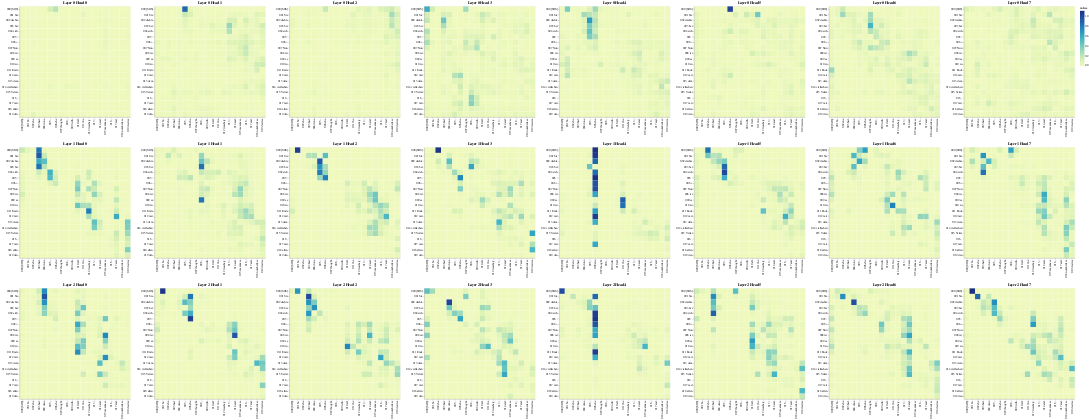

Here is the notebook cell this chart was saved with:
### Code cell
#cross-attention
get_all_attention_maps("encoder-decoder", layers, heads, encoder_input_tokens, decoder_input_tokens, min(20,sentence_len))

### Figure 1 — Vega-Lite specification as saved in the notebook (floating-point values rounded to 4 significant figures; data arrays with more than 128 entries replaced by an {"elided": "..."} marker saying what was removed)
{"config": {"view": {"continuousWidth": 300, "continuousHeight": 300}}, "vconcat": [{"hconcat": [{"data": {"name": "data-303a1cc73843c2d16031493a1d20a062"}, "mark": {"type": "rect"}, "encoding": {"color": {"field": "value", "type": "quantitative"}, "tooltip": [{"field": "row", "type": "quantitative"}, {"field": "column", "type": "quantitative"}, {"field": "value", "type": "quantitative"}, {"field": "row_token", "type": "nominal"}, {"field": "col_token", "type": "nominal"}], "x": {"axis": {"title": ""}, "field": "col_token", "type": "nominal"}, "y": {"axis": {"title": ""}, "field": "row_token", "type": "nominal"}}, "height": 400, "name": "view_121", "title": "Layer 0 Head 0", "width": 400}, {"data": {"name": "data-8d77e3ee79044bd959fd0429968d3a3b"}, "mark": {"type": "rect"}, "encoding": {"color": {"field": "value", "type": "quantitative"}, "tooltip": [{"field": "row", "type": "quantitative"}, {"field": "column", "type": "quantitative"}, {"field": "value", "type": "quantitative"}, {"field": "row_token", "type": "nominal"}, {"field": "col_token", "type": "nominal"}], "x": {"axis": {"title": ""}, "field": "col_token", "type": "nominal"}, "y": {"axis": {"title": ""}, "field": "row_token", "type": "nominal"}}, "height": 400, "name": "view_122", "title": "Layer 0 Head 1", "width": 400}, {"data": {"name": "data-8774c09b46b3edd4b46f601de00dad7b"}, "mark": {"type": "rect"}, "encoding": {"color": {"field": "value", "type": "quantitative"}, "tooltip": [{"field": "row", "type": "quantitative"}, {"field": "column", "type": "quantitative"}, {"field": "value", "type": "quantitative"}, {"field": "row_token", "type": "nominal"}, {"field": "col_token", "type": "nominal"}], "x": {"axis": {"title": ""}, "field": "col_token", "type": "nominal"}, "y": {"axis": {"title": ""}, "field": "row_token", "type": "nominal"}}, "height": 400, "name": "view_123", "title": "Layer 0 Head 2", "width": 400}, {"data": {"name": "data-40fb5989cc57abea647ba1047aba96a5"}, "mark": {"type": "rect"}, "encoding": {"color": {"field": "value", "type": "quantitative"}, "tooltip": [{"field": "row", "type": "quantitative"}, {"field": "column", "type": "quantitative"}, {"field": "value", "type": "quantitative"}, {"field": "row_token", "type": "nominal"}, {"field": "col_token", "type": "nominal"}], "x": {"axis": {"title": ""}, "field": "col_token", "type": "nominal"}, "y": {"axis": {"title": ""}, "field": "row_token", "type": "nominal"}}, "height": 400, "name": "view_124", "title": "Layer 0 Head 3", "width": 400}, {"data": {"name": "data-4ebb685d948673cfd8e317758441935c"}, "mark": {"type": "rect"}, "encoding": {"color": {"field": "value", "type": "quantitative"}, "tooltip": [{"field": "row", "type": "quantitative"}, {"field": "column", "type": "quantitative"}, {"field": "value", "type": "quantitative"}, {"field": "row_token", "type": "nominal"}, {"field": "col_token", "type": "nominal"}], "x": {"axis": {"title": ""}, "field": "col_token", "type": "nominal"}, "y": {"axis": {"title": ""}, "field": "row_token", "type": "nominal"}}, "height": 400, "name": "view_125", "title": "Layer 0 Head 4", "width": 400}, {"data": {"name": "data-0a053bf0d7e1d8b9e729db2d5118f8c3"}, "mark": {"type": "rect"}, "encoding": {"color": {"field": "value", "type": "quantitative"}, "tooltip": [{"field": "row", "type": "quantitative"}, {"field": "column", "type": "quantitative"}, {"field": "value", "type": "quantitative"}, {"field": "row_token", "type": "nominal"}, {"field": "col_token", "type": "nominal"}], "x": {"axis": {"title": ""}, "field": "col_token", "type": "nominal"}, "y": {"axis": {"title": ""}, "field": "row_token", "type": "nominal"}}, "height": 400, "name": "view_126", "title": "Layer 0 Head 5", "width": 400}, {"data": {"name": "data-f33cb4b293f6daad4c7ff337bca595a4"}, "mark": {"type": "rect"}, "encoding": {"color": {"field": "value", "type": "quantitative"}, "tooltip": [{"field": "row", "type": "quantitative"}, {"field": "column", "type": "quantitative"}, {"field": "value", "type": "quantitative"}, {"field": "row_token", "type": "nominal"}, {"field": "col_token", "type": "nominal"}], "x": {"axis": {"title": ""}, "field": "col_token", "type": "nominal"}, "y": {"axis": {"title": ""}, "field": "row_token", "type": "nominal"}}, "height": 400, "name": "view_127", "title": "Layer 0 Head 6", "width": 400}, {"data": {"name": "data-a2c9bffbaf490f34bd7f5681bba40c06"}, "mark": {"type": "rect"}, "encoding": {"color": {"field": "value", "type": "quantitative"}, "tooltip": [{"field": "row", "type": "quantitative"}, {"field": "column", "type": "quantitative"}, {"field": "value", "type": "quantitative"}, {"field": "row_token", "type": "nominal"}, {"field": "col_token", "type": "nominal"}], "x": {"axis": {"title": ""}, "field": "col_token", "type": "nominal"}, "y": {"axis": {"title": ""}, "field": "row_token", "type": "nominal"}}, "height": 400, "name": "view_128", "title": "Layer 0 Head 7", "width": 400}]}, {"hconcat": [{"data": {"name": "data-ad6687b9d4a0cdbedaeea59302ec1492"}, "mark": {"type": "rect"}, "encoding": {"color": {"field": "value", "type": "quantitative"}, "tooltip": [{"field": "row", "type": "quantitative"}, {"field": "column", "type": "quantitative"}, {"field": "value", "type": "quantitative"}, {"field": "row_token", "type": "nominal"}, {"field": "col_token", "type": "nominal"}], "x": {"axis": {"title": ""}, "field": "col_token", "type": "nominal"}, "y": {"axis": {"title": ""}, "field": "row_token", "type": "nominal"}}, "height": 400, "name": "view_129", "title": "Layer 1 Head 0", "width": 400}, {"data": {"name": "data-683a67f6947eeb86d7578706e5afaafc"}, "mark": {"type": "rect"}, "encoding": {"color": {"field": "value", "type": "quantitative"}, "tooltip": [{"field": "row", "type": "quantitative"}, {"field": "column", "type": "quantitative"}, {"field": "value", "type": "quantitative"}, {"field": "row_token", "type": "nominal"}, {"field": "col_token", "type": "nominal"}], "x": {"axis": {"title": ""}, "field": "col_token", "type": "nominal"}, "y": {"axis": {"title": ""}, "field": "row_token", "type": "nominal"}}, "height": 400, "name": "view_130", "title": "Layer 1 Head 1", "width": 400}, {"data": {"name": "data-2be487a6fafccaf43e3706e7bf439e89"}, "mark": {"type": "rect"}, "encoding": {"color": {"field": "value", "type": "quantitative"}, "tooltip": [{"field": "row", "type": "quantitative"}, {"field": "column", "type": "quantitative"}, {"field": "value", "type": "quantitative"}, {"field": "row_token", "type": "nominal"}, {"field": "col_token", "type": "nominal"}], "x": {"axis": {"title": ""}, "field": "col_token", "type": "nominal"}, "y": {"axis": {"title": ""}, "field": "row_token", "type": "nominal"}}, "height": 400, "name": "view_131", "title": "Layer 1 Head 2", "width": 400}, {"data": {"name": "data-54be80eff04519c09d625f5247d7f62a"}, "mark": {"type": "rect"}, "encoding": {"color": {"field": "value", "type": "quantitative"}, "tooltip": [{"field": "row", "type": "quantitative"}, {"field": "column", "type": "quantitative"}, {"field": "value", "type": "quantitative"}, {"field": "row_token", "type": "nominal"}, {"field": "col_token", "type": "nominal"}], "x": {"axis": {"title": ""}, "field": "col_token", "type": "nominal"}, "y": {"axis": {"title": ""}, "field": "row_token", "type": "nominal"}}, "height": 400, "name": "view_132", "title": "Layer 1 Head 3", "width": 400}, {"data": {"name": "data-36cab2ea694a547354ca4793b22bf136"}, "mark": {"type": "rect"}, "encoding": {"color": {"field": "value", "type": "quantitative"}, "tooltip": [{"field": "row", "type": "quantitative"}, {"field": "column", "type": "quantitative"}, {"field": "value", "type": "quantitative"}, {"field": "row_token", "type": "nominal"}, {"field": "col_token", "type": "nominal"}], "x": {"axis": {"title": ""}, "field": "col_token", "type": "nominal"}, "y": {"axis": {"title": ""}, "field": "row_token", "type": "nominal"}}, "height": 400, "name": "view_133", "title": "Layer 1 Head 4", "width": 400}, {"data": {"name": "data-c583f013ea76d7d171c0122b9f92fb72"}, "mark": {"type": "rect"}, "encoding": {"color": {"field": "value", "type": "quantitative"}, "tooltip": [{"field": "row", "type": "quantitative"}, {"field": "column", "type": "quantitative"}, {"field": "value", "type": "quantitative"}, {"field": "row_token", "type": "nominal"}, {"field": "col_token", "type": "nominal"}], "x": {"axis": {"title": ""}, "field": "col_token", "type": "nominal"}, "y": {"axis": {"title": ""}, "field": "row_token", "type": "nominal"}}, "height": 400, "name": "view_134", "title": "Layer 1 Head 5", "width": 400}, {"data": {"name": "data-6eff504bdb9aa628978ec3ce4373edd6"}, "mark": {"type": "rect"}, "encoding": {"color": {"field": "value", "type": "quantitative"}, "tooltip": [{"field": "row", "type": "quantitative"}, {"field": "column", "type": "quantitative"}, {"field": "value", "type": "quantitative"}, {"field": "row_token", "type": "nominal"}, {"field": "col_token", "type": "nominal"}], "x": {"axis": {"title": ""}, "field": "col_token", "type": "nominal"}, "y": {"axis": {"title": ""}, "field": "row_token", "type": "nominal"}}, "height": 400, "name": "view_135", "title": "Layer 1 Head 6", "width": 400}, {"data": {"name": "data-d1f6acc8082e168b68251eec5cff9301"}, "mark": {"type": "rect"}, "encoding": {"color": {"field": "value", "type": "quantitative"}, "tooltip": [{"field": "row", "type": "quantitative"}, {"field": "column", "type": "quantitative"}, {"field": "value", "type": "quantitative"}, {"field": "row_token", "type": "nominal"}, {"field": "col_token", "type": "nominal"}], "x": {"axis": {"title": ""}, "field": "col_token", "type": "nominal"}, "y": {"axis": {"title": ""}, "field": "row_token", "type": "nominal"}}, "height": 400, "name": "view_136", "title": "Layer 1 Head 7", "width": 400}]}, {"hconcat": [{"data": {"name": "data-10a4ab7f5fa77ec81d368b9f6243a29f"}, "mark": {"type": "rect"}, "encoding": {"color": {"field": "value", "type": "quantitative"}, "tooltip": [{"field": "row", "type": "quantitative"}, {"field": "column", "type": "quantitative"}, {"field": "value", "type": "quantitative"}, {"field": "row_token", "type": "nominal"}, {"field": "col_token", "type": "nominal"}], "x": {"axis": {"title": ""}, "field": "col_token", "type": "nominal"}, "y": {"axis": {"title": ""}, "field": "row_token", "type": "nominal"}}, "height": 400, "name": "view_137", "title": "Layer 2 Head 0", "width": 400}, {"data": {"name": "data-4f8d046bc4b079d5361518d7b945bd9a"}, "mark": {"type": "rect"}, "encoding": {"color": {"field": "value", "type": "quantitative"}, "tooltip": [{"field": "row", "type": "quantitative"}, {"field": "column", "type": "quantitative"}, {"field": "value", "type": "quantitative"}, {"field": "row_token", "type": "nominal"}, {"field": "col_token", "type": "nominal"}], "x": {"axis": {"title": ""}, "field": "col_token", "type": "nominal"}, "y": {"axis": {"title": ""}, "field": "row_token", "type": "nominal"}}, "height": 400, "name": "view_138", "title": "Layer 2 Head 1", "width": 400}, {"data": {"name": "data-45f925e254c831292521716e432bca55"}, "mark": {"type": "rect"}, "encoding": {"color": {"field": "value", "type": "quantitative"}, "tooltip": [{"field": "row", "type": "quantitative"}, {"field": "column", "type": "quantitative"}, {"field": "value", "type": "quantitative"}, {"field": "row_token", "type": "nominal"}, {"field": "col_token", "type": "nominal"}], "x": {"axis": {"title": ""}, "field": "col_token", "type": "nominal"}, "y": {"axis": {"title": ""}, "field": "row_token", "type": "nominal"}}, "height": 400, "name": "view_139", "title": "Layer 2 Head 2", "width": 400}, {"data": {"name": "data-82e0944ac0439a889c7cee5ed1d33858"}, "mark": {"type": "rect"}, "encoding": {"color": {"field": "value", "type": "quantitative"}, "tooltip": [{"field": "row", "type": "quantitative"}, {"field": "column", "type": "quantitative"}, {"field": "value", "type": "quantitative"}, {"field": "row_token", "type": "nominal"}, {"field": "col_token", "type": "nominal"}], "x": {"axis": {"title": ""}, "field": "col_token", "type": "nominal"}, "y": {"axis": {"title": ""}, "field": "row_token", "type": "nominal"}}, "height": 400, "name": "view_140", "title": "Layer 2 Head 3", "width": 400}, {"data": {"name": "data-1845a6fbaa563ea6aadfa487641e3e18"}, "mark": {"type": "rect"}, "encoding": {"color": {"field": "value", "type": "quantitative"}, "tooltip": [{"field": "row", "type": "quantitative"}, {"field": "column", "type": "quantitative"}, {"field": "value", "type": "quantitative"}, {"field": "row_token", "type": "nominal"}, {"field": "col_token", "type": "nominal"}], "x": {"axis": {"title": ""}, "field": "col_token", "type": "nominal"}, "y": {"axis": {"title": ""}, "field": "row_token", "type": "nominal"}}, "height": 400, "name": "view_141", "title": "Layer 2 Head 4", "width": 400}, {"data": {"name": "data-d75ca5dfd9d5bf06f465efeb441383e9"}, "mark": {"type": "rect"}, "encoding": {"color": {"field": "value", "type": "quantitative"}, "tooltip": [{"field": "row", "type": "quantitative"}, {"field": "column", "type": "quantitative"}, {"field": "value", "type": "quantitative"}, {"field": "row_token", "type": "nominal"}, {"field": "col_token", "type": "nominal"}], "x": {"axis": {"title": ""}, "field": "col_token", "type": "nominal"}, "y": {"axis": {"title": ""}, "field": "row_token", "type": "nominal"}}, "height": 400, "name": "view_142", "title": "Layer 2 Head 5", "width": 400}, {"data": {"name": "data-6d1ed984d26ba32ac6bdb0ade97abafa"}, "mark": {"type": "rect"}, "encoding": {"color": {"field": "value", "type": "quantitative"}, "tooltip": [{"field": "row", "type": "quantitative"}, {"field": "column", "type": "quantitative"}, {"field": "value", "type": "quantitative"}, {"field": "row_token", "type": "nominal"}, {"field": "col_token", "type": "nominal"}], "x": {"axis": {"title": ""}, "field": "col_token", "type": "nominal"}, "y": {"axis": {"title": ""}, "field": "row_token", "type": "nominal"}}, "height": 400, "name": "view_143", "title": "Layer 2 Head 6", "width": 400}, {"data": {"name": "data-b1099bb4bede3a3c8b40a5c472314747"}, "mark": {"type": "rect"}, "encoding": {"color": {"field": "value", "type": "quantitative"}, "tooltip": [{"field": "row", "type": "quantitative"}, {"field": "column", "type": "quantitative"}, {"field": "value", "type": "quantitative"}, {"field": "row_token", "type": "nominal"}, {"field": "col_token", "type": "nominal"}], "x": {"axis": {"title": ""}, "field": "col_token", "type": "nominal"}, "y": {"axis": {"title": ""}, "field": "row_token", "type": "nominal"}}, "height": 400, "name": "view_144", "title": "Layer 2 Head 7", "width": 400}]}], "params": [{"name": "param_121", "select": {"type": "interval", "encodings": ["x", "y"]}, "bind": "scales", "views": ["view_121"]}, {"name": "param_122", "select": {"type": "interval", "encodings": ["x", "y"]}, "bind": "scales", "views": ["view_122"]}, {"name": "param_123", "select": {"type": "interval", "encodings": ["x", "y"]}, "bind": "scales", "views": ["view_123"]}, {"name": "param_124", "select": {"type": "interval", "encodings": ["x", "y"]}, "bind": "scales", "views": ["view_124"]}, {"name": "param_125", "select": {"type": "interval", "encodings": ["x", "y"]}, "bind": "scales", "views": ["view_125"]}, {"name": "param_126", "select": {"type": "interval", "encodings": ["x", "y"]}, "bind": "scales", "views": ["view_126"]}, {"name": "param_127", "select": {"type": "interval", "encodings": ["x", "y"]}, "bind": "scales", "views": ["view_127"]}, {"name": "param_128", "select": {"type": "interval", "encodings": ["x", "y"]}, "bind": "scales", "views": ["view_128"]}, {"name": "param_129", "select": {"type": "interval", "encodings": ["x", "y"]}, "bind": "scales", "views": ["view_129"]}, {"name": "param_130", "select": {"type": "interval", "encodings": ["x", "y"]}, "bind": "scales", "views": ["view_130"]}, {"name": "param_131", "select": {"type": "interval", "encodings": ["x", "y"]}, "bind": "scales", "views": ["view_131"]}, {"name": "param_132", "select": {"type": "interval", "encodings": ["x", "y"]}, "bind": "scales", "views": ["view_132"]}, {"name": "param_133", "select": {"type": "interval", "encodings": ["x", "y"]}, "bind": "scales", "views": ["view_133"]}, {"name": "param_134", "select": {"type": "interval", "encodings": ["x", "y"]}, "bind": "scales", "views": ["view_134"]}, {"name": "param_135", "select": {"type": "interval", "encodings": ["x", "y"]}, "bind": "scales", "views": ["view_135"]}, {"name": "param_136", "select": {"type": "interval", "encodings": ["x", "y"]}, "bind": "scales", "views": ["view_136"]}, {"name": "param_137", "select": {"type": "interval", "encodings": ["x", "y"]}, "bind": "scales", "views": ["view_137"]}, {"name": "param_138", "select": {"type": "interval", "encodings": ["x", "y"]}, "bind": "scales", "views": ["view_138"]}, {"name": "param_139", "select": {"type": "interval", "encodings": ["x", "y"]}, "bind": "scales", "views": ["view_139"]}, {"name": "param_140", "select": {"type": "interval", "encodings": ["x", "y"]}, "bind": "scales", "views": ["view_140"]}, {"name": "param_141", "select": {"type": "interval", "encodings": ["x", "y"]}, "bind": "scales", "views": ["view_141"]}, {"name": "param_142", "select": {"type": "interval", "encodings": ["x", "y"]}, "bind": "scales", "views": ["view_142"]}, {"name": "param_143", "select": {"type": "interval", "encodings": ["x", "y"]}, "bind": "scales", "views": ["view_143"]}, {"name": "param_144", "select": {"type": "interval", "encodings": ["x", "y"]}, "bind": "scales", "views": ["view_144"]}], "$schema": "https://vega.github.io/schema/vega-lite/v5.20.1.json", "datasets": {"data-303a1cc73843c2d16031493a1d20a062": {"elided": "400 records"}, "data-8d77e3ee79044bd959fd0429968d3a3b": {"elided": "400 records"}, "data-8774c09b46b3edd4b46f601de00dad7b": {"elided": "400 records"}, "data-40fb5989cc57abea647ba1047aba96a5": {"elided": "400 records"}, "data-4ebb685d948673cfd8e317758441935c": {"elided": "400 records"}, "data-0a053bf0d7e1d8b9e729db2d5118f8c3": {"elided": "400 records"}, "data-f33cb4b293f6daad4c7ff337bca595a4": {"elided": "400 records"}, "data-a2c9bffbaf490f34bd7f5681bba40c06": {"elided": "400 records"}, "data-ad6687b9d4a0cdbedaeea59302ec1492": {"elided": "400 records"}, "data-683a67f6947eeb86d7578706e5afaafc": {"elided": "400 records"}, "data-2be487a6fafccaf43e3706e7bf439e89": {"elided": "400 records"}, "data-54be80eff04519c09d625f5247d7f62a": {"elided": "400 records"}, "data-36cab2ea694a547354ca4793b22bf136": {"elided": "400 records"}, "data-c583f013ea76d7d171c0122b9f92fb72": {"elided": "400 records"}, "data-6eff504bdb9aa628978ec3ce4373edd6": {"elided": "400 records"}, "data-d1f6acc8082e168b68251eec5cff9301": {"elided": "400 records"}, "data-10a4ab7f5fa77ec81d368b9f6243a29f": {"elided": "400 records"}, "data-4f8d046bc4b079d5361518d7b945bd9a": {"elided": "400 records"}, "data-45f925e254c831292521716e432bca55": {"elided": "400 records"}, "data-82e0944ac0439a889c7cee5ed1d33858": {"elided": "400 records"}, "data-1845a6fbaa563ea6aadfa487641e3e18": {"elided": "400 records"}, "data-d75ca5dfd9d5bf06f465efeb441383e9": {"elided": "400 records"}, "data-6d1ed984d26ba32ac6bdb0ade97abafa": {"elided": "400 records"}, "data-b1099bb4bede3a3c8b40a5c472314747": {"elided": "400 records"}}}
